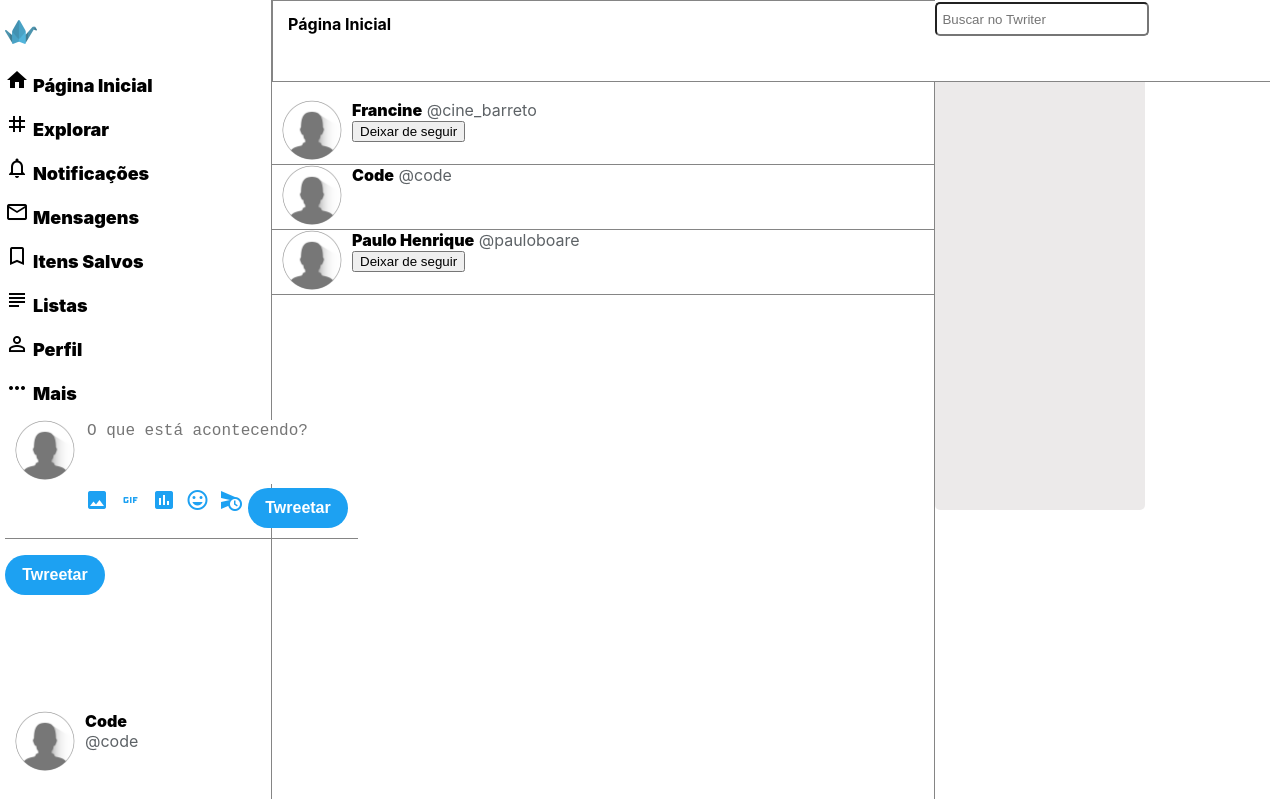
/following.php?userfollow=sazinha/following (signed in), run on the app's committed database.
### tables this page shows
CREATE TABLE IF NOT EXISTS `tb_follow` (
  `id_follow` int(10) NOT NULL,
  `user_on` int(6) NOT NULL,
  `user_following` int(6) NOT NULL
);

CREATE TABLE IF NOT EXISTS `tb_users` (
  `id_users` int(6) NOT NULL,
  `username` varchar(12) NOT NULL,
  `name` varchar(32) NOT NULL,
  `password` varchar(40) NOT NULL
);

### following.php (the view, shortened to what this page needs)
<?php include "header.php";?>
<main role="main" class="fullheight">
    <div id="feed-container">
                <div id="header-home">
                    <h2 id="title-feed">  Página Inicial </h2>
                </div>
        <div id="feed">
            <section id="feed-posts">
           <?php
           include "connect.php";
if(empty($_GET)){
    http_response_code(404);
    include('404.php');
    die();}
else {
    $userP=$_GET['userfollow'];
    $userProfile = substr($userP, 0, strrpos($userP,"/"));
}
$sqlUser="SELECT * FROM tb_users WHERE username='$userProfile'";
$resultUser=mysqli_query($connect, $sqlUser);
if (mysqli_num_rows($resultUser)) {
$dataUser=mysqli_fetch_array($resultUser);
$idProfile=$dataUser['id_users'];
}
else {
    http_response_code(404);
    include('404.php');
    echo $userProfile;
    die();
}
           $sqlFollower = mysqli_query($connect, "SELECT * FROM tb_follow
           left join tb_users on tb_follow.user_on = tb_users.id_users
           WHERE tb_follow.user_following=$idProfile");
while ($result=mysqli_fetch_array($sqlFollower)) {
    echo "<article id='posts'>
    <div id='user-avatar'>
    <a href=".$result['username']."><img src='img/default.png' class='img-avatar'></a>
    </div>
    <div id='post-single'> <a href=".$result['username']." class='post-name-title'>".
    $result['name']."</a> <a href=".$result['username']." class='post-username-title'> @".$result['username']."</a>
    <span class='post-name-title'>";
    if( $result['id_users'] == $_SESSION['id-user'] ){
        echo "";
    }
    elseif( mysqli_num_rows(mysqli_query($connect, "SELECT * FROM tb_follow
    WHERE user_on=".$_SESSION['id-user']. " AND user_following=".$result['user_following'] )) === 0){
    echo    "<form method=post>
            <button name='btn-follow'> Seguir </button>
            </form>";
            if(isset($_POST['btn-follow'])){
            $sql="INSERT INTO tb_follow VALUES (NULL, ".$_SESSION['id-user'].", ".$result['user_following'].")";
            $resultF=mysqli_query($connect, $sql);
                if ($resultF) {
                 }
                }
            }
             elseif( mysqli_num_rows(mysqli_query($connect, "SELECT * FROM tb_follow
            WHERE user_on=".$_SESSION['id-user']. " AND user_following=".$result['user_following'] )) > 0){
            echo    "<form method=post>
            <button name='btn-follow'> Deixar de seguir </button>
            </form>";
            }
    echo "</span></div></article>";
}
?>
            </section>
        </div>
    </div>
    <aside id="feed-right">
        <div id="aside-search">
            <input type="text" id="search-home" placeholder="Buscar no Twriter">
        </div>
        <section id="trendings">
            <h3 id="title-trendings"> O que está acontecendo </h3>
        </section>
    </aside>
</main>
<?php include "footer.php"; ?>

### css/style.css (style rules this page uses)
body { font-family: BlinkMacSystemFont, "Segoe UI", Roboto, Helvetica, Arial, sans-serif; margin: 0; }
main { flex-grow: 2; display: flex; }
#header-home, #aside-search { position: fixed; top: 0; height:80px; }
#header-home { background: #ffffff; border: 1px rgb(133, 133, 133) solid; width: 100%; display: block; }
#aside-search { background: #ffffff; width: 100%; display: block; }
#title-feed { font-size: 16px; padding: 0; margin-left: 15px; }
.fullheight { min-height: 969px; }
#feed { margin-top: 100px; }
#feed-container { margin: 0; padding: 0; flex-grow: 2; border-left: 1px rgb(133, 133, 133) solid; }
#feed-right { margin: 0; padding: 0; flex-grow: 1; border-left: 1px rgb(133, 133, 133) solid; }
#search-home { border-radius: 5px; padding: 5px; min-width: 200px; min-height: 20px; margin-top: 2px; }
#trendings { border-radius: 5px; background: #c4bebe52; padding: 5px; max-width: 200px; min-height: 500px; }
#title-trendings { font-size: 12px; padding: 0; margin-top: 50px; border-bottom: rgb(133, 133, 133) solid 1px; }
#posts { display: flex; border-bottom: rgb(133, 133, 133) solid 1px; }
.img-avatar, #img-avatar { border-radius: 50%; width: 60px; height: 60px; margin-left: 10px; }
#post-single, #mypost { margin-left: 10px; width: 100%; }
.post-name-title { color: #000000; font-weight: 900; text-decoration: none; }
.post-username-title { color: #5d6266; text-decoration: none; }

### data on the page
tb_follow: user_on.name "Francine", user_on.username "cine_barreto", shows "Deixar de seguir"
tb_follow: user_on.name "Code", user_on.username "code"
tb_follow: user_on.name "Paulo Henrique", user_on.username "pauloboare", shows "Deixar de seguir"

### other printed values
$_SESSION['name'] "Code"
$_SESSION['user-checked'] "code"
